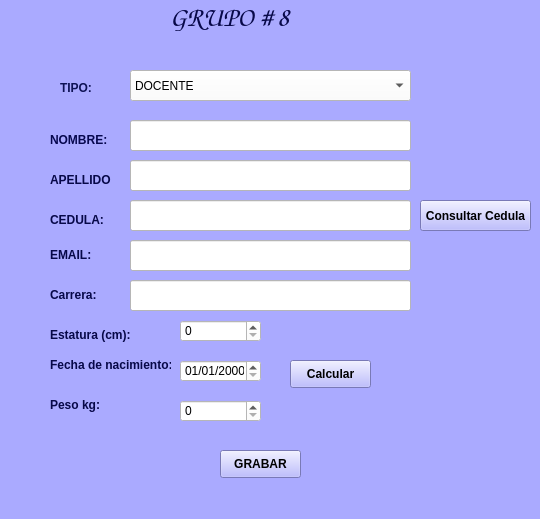
<?xml version="1.0" encoding="UTF-8"?>
<ui version="4.0">
 <class>vtn_principal</class>
 <widget class="QMainWindow" name="vtn_principal">
  <property name="geometry">
   <rect>
    <x>0</x>
    <y>0</y>
    <width>540</width>
    <height>519</height>
   </rect>
  </property>
  <property name="mouseTracking">
   <bool>false</bool>
  </property>
  <property name="contextMenuPolicy">
   <enum>Qt::DefaultContextMenu</enum>
  </property>
  <property name="acceptDrops">
   <bool>false</bool>
  </property>
  <property name="windowTitle">
   <string>ventana principal</string>
  </property>
  <property name="styleSheet">
   <string notr="true">background-color: rgb(170, 170, 255);</string>
  </property>
  <widget class="QWidget" name="centralwidget">
   <widget class="QLineEdit" name="txt_nombre">
    <property name="geometry">
     <rect>
      <x>130</x>
      <y>120</y>
      <width>281</width>
      <height>31</height>
     </rect>
    </property>
    <property name="styleSheet">
     <string notr="true">background-color: rgb(255, 255, 255);</string>
    </property>
    <property name="text">
     <string/>
    </property>
    <property name="maxLength">
     <number>50</number>
    </property>
   </widget>
   <widget class="QLineEdit" name="txt_apellido">
    <property name="geometry">
     <rect>
      <x>130</x>
      <y>160</y>
      <width>281</width>
      <height>31</height>
     </rect>
    </property>
    <property name="styleSheet">
     <string notr="true">background-color: rgb(255, 255, 255);</string>
    </property>
    <property name="text">
     <string/>
    </property>
    <property name="maxLength">
     <number>50</number>
    </property>
   </widget>
   <widget class="QLabel" name="lbl_nombre">
    <property name="geometry">
     <rect>
      <x>50</x>
      <y>120</y>
      <width>61</width>
      <height>41</height>
     </rect>
    </property>
    <property name="font">
     <font>
      <weight>75</weight>
      <bold>true</bold>
     </font>
    </property>
    <property name="text">
     <string>&lt;html&gt;&lt;head/&gt;&lt;body&gt;&lt;p&gt;&lt;span style=&quot; color:#07084f;&quot;&gt;NOMBRE:&lt;/span&gt;&lt;/p&gt;&lt;/body&gt;&lt;/html&gt;</string>
    </property>
   </widget>
   <widget class="QLabel" name="lbl_apellido">
    <property name="geometry">
     <rect>
      <x>50</x>
      <y>160</y>
      <width>61</width>
      <height>41</height>
     </rect>
    </property>
    <property name="font">
     <font>
      <weight>75</weight>
      <bold>true</bold>
     </font>
    </property>
    <property name="text">
     <string>&lt;html&gt;&lt;head/&gt;&lt;body&gt;&lt;p&gt;&lt;span style=&quot; color:#070848;&quot;&gt;APELLIDO:&lt;/span&gt;&lt;/p&gt;&lt;/body&gt;&lt;/html&gt;</string>
    </property>
   </widget>
   <widget class="QPushButton" name="vtn_grabar">
    <property name="geometry">
     <rect>
      <x>220</x>
      <y>450</y>
      <width>81</width>
      <height>28</height>
     </rect>
    </property>
    <property name="font">
     <font>
      <weight>75</weight>
      <bold>true</bold>
     </font>
    </property>
    <property name="text">
     <string>GRABAR</string>
    </property>
   </widget>
   <widget class="QLabel" name="lbl_cedula">
    <property name="geometry">
     <rect>
      <x>50</x>
      <y>210</y>
      <width>71</width>
      <height>21</height>
     </rect>
    </property>
    <property name="font">
     <font>
      <weight>75</weight>
      <bold>true</bold>
     </font>
    </property>
    <property name="text">
     <string>&lt;html&gt;&lt;head/&gt;&lt;body&gt;&lt;p&gt;&lt;span style=&quot; color:#070848;&quot;&gt;CEDULA:&lt;/span&gt;&lt;/p&gt;&lt;/body&gt;&lt;/html&gt;</string>
    </property>
   </widget>
   <widget class="QLabel" name="lbl_email">
    <property name="geometry">
     <rect>
      <x>50</x>
      <y>240</y>
      <width>81</width>
      <height>31</height>
     </rect>
    </property>
    <property name="font">
     <font>
      <weight>75</weight>
      <bold>true</bold>
     </font>
    </property>
    <property name="text">
     <string>&lt;html&gt;&lt;head/&gt;&lt;body&gt;&lt;p&gt;&lt;span style=&quot; color:#070848;&quot;&gt;EMAIL:&lt;/span&gt;&lt;/p&gt;&lt;/body&gt;&lt;/html&gt;</string>
    </property>
   </widget>
   <widget class="QLineEdit" name="txt_cedula">
    <property name="geometry">
     <rect>
      <x>130</x>
      <y>200</y>
      <width>281</width>
      <height>31</height>
     </rect>
    </property>
    <property name="styleSheet">
     <string notr="true">background-color: rgb(255, 255, 255);</string>
    </property>
    <property name="text">
     <string/>
    </property>
    <property name="maxLength">
     <number>10</number>
    </property>
   </widget>
   <widget class="QLineEdit" name="txt_email">
    <property name="geometry">
     <rect>
      <x>130</x>
      <y>240</y>
      <width>281</width>
      <height>31</height>
     </rect>
    </property>
    <property name="styleSheet">
     <string notr="true">background-color: rgb(255, 255, 255);</string>
    </property>
    <property name="text">
     <string/>
    </property>
    <property name="maxLength">
     <number>100</number>
    </property>
   </widget>
   <widget class="QLabel" name="lbl_tipo_persona">
    <property name="geometry">
     <rect>
      <x>60</x>
      <y>80</y>
      <width>55</width>
      <height>16</height>
     </rect>
    </property>
    <property name="font">
     <font>
      <weight>75</weight>
      <bold>true</bold>
     </font>
    </property>
    <property name="text">
     <string>&lt;html&gt;&lt;head/&gt;&lt;body&gt;&lt;p&gt;&lt;span style=&quot; color:#0e1255;&quot;&gt;TIPO:&lt;/span&gt;&lt;/p&gt;&lt;/body&gt;&lt;/html&gt;</string>
    </property>
   </widget>
   <widget class="QComboBox" name="cb_tipo_persona">
    <property name="geometry">
     <rect>
      <x>130</x>
      <y>70</y>
      <width>281</width>
      <height>31</height>
     </rect>
    </property>
    <property name="styleSheet">
     <string notr="true">background-color: rgb(255, 255, 255);</string>
    </property>
    <item>
     <property name="text">
      <string>DOCENTE</string>
     </property>
    </item>
    <item>
     <property name="text">
      <string>ESTUDIANTE</string>
     </property>
    </item>
   </widget>
   <widget class="QLabel" name="lbl_carrera">
    <property name="enabled">
     <bool>true</bool>
    </property>
    <property name="geometry">
     <rect>
      <x>50</x>
      <y>280</y>
      <width>81</width>
      <height>31</height>
     </rect>
    </property>
    <property name="font">
     <font>
      <weight>75</weight>
      <bold>true</bold>
     </font>
    </property>
    <property name="text">
     <string>&lt;html&gt;&lt;head/&gt;&lt;body&gt;&lt;p&gt;&lt;span style=&quot; color:#070848;&quot;&gt;Carrera:&lt;/span&gt;&lt;/p&gt;&lt;/body&gt;&lt;/html&gt;</string>
    </property>
   </widget>
   <widget class="QLineEdit" name="txt_carrera">
    <property name="geometry">
     <rect>
      <x>130</x>
      <y>280</y>
      <width>281</width>
      <height>31</height>
     </rect>
    </property>
    <property name="acceptDrops">
     <bool>false</bool>
    </property>
    <property name="styleSheet">
     <string notr="true">background-color: rgb(255, 255, 255);</string>
    </property>
    <property name="text">
     <string/>
    </property>
    <property name="maxLength">
     <number>100</number>
    </property>
   </widget>
   <widget class="QPushButton" name="btn_buscar_cedula">
    <property name="geometry">
     <rect>
      <x>420</x>
      <y>200</y>
      <width>111</width>
      <height>31</height>
     </rect>
    </property>
    <property name="font">
     <font>
      <weight>75</weight>
      <bold>true</bold>
     </font>
    </property>
    <property name="styleSheet">
     <string notr="true">border-color: rgb(7, 8, 72);
</string>
    </property>
    <property name="text">
     <string>Consultar Cedula</string>
    </property>
   </widget>
   <widget class="QLabel" name="lbl_estatura">
    <property name="enabled">
     <bool>true</bool>
    </property>
    <property name="geometry">
     <rect>
      <x>50</x>
      <y>320</y>
      <width>81</width>
      <height>31</height>
     </rect>
    </property>
    <property name="font">
     <font>
      <weight>75</weight>
      <bold>true</bold>
     </font>
    </property>
    <property name="text">
     <string>&lt;html&gt;&lt;head/&gt;&lt;body&gt;&lt;p&gt;&lt;span style=&quot; color:#070848;&quot;&gt;Estatura (cm):&lt;/span&gt;&lt;/p&gt;&lt;/body&gt;&lt;/html&gt;</string>
    </property>
   </widget>
   <widget class="QSpinBox" name="sp_estatura">
    <property name="geometry">
     <rect>
      <x>180</x>
      <y>320</y>
      <width>81</width>
      <height>22</height>
     </rect>
    </property>
    <property name="styleSheet">
     <string notr="true">background-color: rgb(255, 255, 255);</string>
    </property>
    <property name="maximum">
     <number>300</number>
    </property>
   </widget>
   <widget class="QLabel" name="lbl_f_nacimiento">
    <property name="enabled">
     <bool>true</bool>
    </property>
    <property name="geometry">
     <rect>
      <x>50</x>
      <y>350</y>
      <width>121</width>
      <height>31</height>
     </rect>
    </property>
    <property name="font">
     <font>
      <weight>75</weight>
      <bold>true</bold>
     </font>
    </property>
    <property name="text">
     <string>&lt;html&gt;&lt;head/&gt;&lt;body&gt;&lt;p&gt;&lt;span style=&quot; color:#070848;&quot;&gt;Fecha de nacimiento:&lt;/span&gt;&lt;/p&gt;&lt;/body&gt;&lt;/html&gt;</string>
    </property>
   </widget>
   <widget class="QDateEdit" name="date_f_nacimiento">
    <property name="geometry">
     <rect>
      <x>180</x>
      <y>360</y>
      <width>81</width>
      <height>22</height>
     </rect>
    </property>
    <property name="styleSheet">
     <string notr="true">background-color: rgb(255, 255, 255);</string>
    </property>
    <property name="dateTime">
     <datetime>
      <hour>0</hour>
      <minute>0</minute>
      <second>0</second>
      <year>2000</year>
      <month>1</month>
      <day>1</day>
     </datetime>
    </property>
    <property name="displayFormat">
     <string>dd/MM/yyyy</string>
    </property>
   </widget>
   <widget class="QLabel" name="lbl_peso">
    <property name="enabled">
     <bool>true</bool>
    </property>
    <property name="geometry">
     <rect>
      <x>50</x>
      <y>390</y>
      <width>111</width>
      <height>31</height>
     </rect>
    </property>
    <property name="font">
     <font>
      <weight>75</weight>
      <bold>true</bold>
     </font>
    </property>
    <property name="text">
     <string>&lt;html&gt;&lt;head/&gt;&lt;body&gt;&lt;p&gt;&lt;span style=&quot; color:#070848;&quot;&gt;Peso kg:&lt;/span&gt;&lt;/p&gt;&lt;/body&gt;&lt;/html&gt;</string>
    </property>
   </widget>
   <widget class="QSpinBox" name="sp_peso">
    <property name="geometry">
     <rect>
      <x>180</x>
      <y>400</y>
      <width>81</width>
      <height>22</height>
     </rect>
    </property>
    <property name="styleSheet">
     <string notr="true">background-color: rgb(255, 255, 255);</string>
    </property>
    <property name="maximum">
     <number>200</number>
    </property>
   </widget>
   <widget class="QPushButton" name="vtn_calcular">
    <property name="geometry">
     <rect>
      <x>290</x>
      <y>360</y>
      <width>81</width>
      <height>28</height>
     </rect>
    </property>
    <property name="font">
     <font>
      <weight>75</weight>
      <bold>true</bold>
     </font>
    </property>
    <property name="text">
     <string>Calcular</string>
    </property>
   </widget>
   <widget class="QLabel" name="label">
    <property name="geometry">
     <rect>
      <x>170</x>
      <y>0</y>
      <width>251</width>
      <height>31</height>
     </rect>
    </property>
    <property name="font">
     <font>
      <family>Comic Sans MS</family>
      <pointsize>20</pointsize>
      <underline>false</underline>
     </font>
    </property>
    <property name="styleSheet">
     <string notr="true">gridline-color: rgb(12, 15, 57);</string>
    </property>
    <property name="text">
     <string>&lt;html&gt;&lt;head/&gt;&lt;body&gt;&lt;p&gt;&lt;span style=&quot; font-weight:600; color:#070848;&quot;&gt;GRUPO # 8&lt;/span&gt;&lt;/p&gt;&lt;/body&gt;&lt;/html&gt;</string>
    </property>
   </widget>
  </widget>
  <widget class="QMenuBar" name="mnb_menu_principal">
   <property name="geometry">
    <rect>
     <x>0</x>
     <y>0</y>
     <width>540</width>
     <height>21</height>
    </rect>
   </property>
  </widget>
  <widget class="QStatusBar" name="stb_estado"/>
 </widget>
 <resources/>
 <connections/>
</ui>
